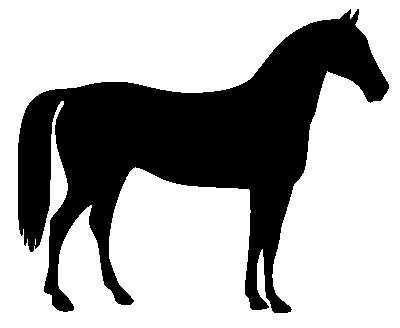
#> input picture experiments/EXP_ML_CLASSICAL_HYBRID_GEOMETRY_01/inputs/H01_horse/working.png, 400 x 328 px, found by its file name
$ python construct_geometry.py inputs/H01_horse/working.png
#> lines starting #> are read from the running program, lines starting #| are printed output that depends on the picture; after the words box and inside, x2 and y2 are one past the last pixel; in counts of white or black regions, pixels touching at a corner belong together
### experiments/EXP_RAW_FACE_JUNCTION_01/source_evidence_probe.py
# START CHANGE AGD-RAWFACE-SOURCE-EVIDENCE-PROBE | 2026-10-29T12:20:15Z | CREATED | Author: root
"""Fixed source-only evidence probe; no segmentation, references or geometry."""
from __future__ import annotations

import hashlib
import json
import time
from pathlib import Path

import numpy as np
from scipy.ndimage import distance_transform_edt
from skimage.color import rgb2lab
from skimage.feature import canny
from skimage.filters import sato

CONFIG = {
    'version': 'source_evidence_only_v1',
    'edge_sigmas': [0.6, 1.2],
    'low_threshold': 0.04,
    'high_threshold': 0.10,
    'use_quantiles': False,
    'mode': 'reflect',
    'persistence_distance_px': 1.0,
    'ridge_sigmas': [0.7, 1.2, 2.0],
    'dense_edge_fraction_warning': 0.15,
    'constructor_uses_labels_or_references': False,
    'output_is_reconstructed_geometry': False,
}


def _near(mask: np.ndarray, radius: float) -> np.ndarray:
    # scipy EDT on all-True arrays has implicit outside behavior; no support
    # must remain no support rather than creating evidence at array corners.
    if not mask.any():
        return np.zeros_like(mask, dtype=bool)
    return distance_transform_edt(~mask) <= radius


def extract(rgb: np.ndarray) -> tuple[dict[str, np.ndarray], dict]:
    """Extract fixed maps from native uint8 RGB. Never infer region ownership."""
    started = time.perf_counter()
    rgb = np.asarray(rgb)
    if rgb.dtype != np.uint8 or rgb.ndim != 3 or rgb.shape[-1] != 3:
        raise ValueError('Require native HxWx3 uint8 RGB')
    if min(rgb.shape[:2]) < 3:
        raise ValueError('Require at least three pixels per spatial dimension')
    lab = rgb2lab(rgb.astype(np.float64) / 255.0)
    normalized = lab / np.array([100.0, 128.0, 128.0])
    arrays = {}
    unions = []
    for scale_index, sigma in enumerate(CONFIG['edge_sigmas']):
        channels = []
        for channel in range(3):
            edge = canny(normalized[..., channel], sigma=sigma,
                         low_threshold=CONFIG['low_threshold'],
                         high_threshold=CONFIG['high_threshold'],
                         use_quantiles=False, mode='reflect')
            arrays[f'edge_scale_{scale_index}_channel_{channel}'] = edge
            channels.append(edge)
        union = np.logical_or.reduce(channels)
        arrays[f'edge_scale_{scale_index}'] = union
        unions.append(union)
    persistent = ((unions[0] & _near(unions[1], 1.0)) |
                  (unions[1] & _near(unions[0], 1.0)))
    arrays['persistent_edges'] = persistent
    luminance = normalized[..., 0]
    for polarity, black in [('dark', True), ('light', False)]:
        responses = []
        for index, sigma in enumerate(CONFIG['ridge_sigmas']):
            response = sato(luminance, sigmas=[sigma],
                            black_ridges=black, mode='reflect')
            arrays[f'ridge_{polarity}_scale_{index}'] = response.astype(np.float32)
            responses.append(response)
        arrays[f'ridge_{polarity}_maximum'] = np.maximum.reduce(responses).astype(np.float32)
    density = float(persistent.mean())
    metadata = {
        'config': CONFIG,
        'shape': list(rgb.shape),
        'rgb_array_sha256': hashlib.sha256(rgb.tobytes()).hexdigest(),
        'persistent_edge_pixels': int(persistent.sum()),
        'persistent_edge_fraction': density,
        'clutter_warning': density > CONFIG['dense_edge_fraction_warning'],
        'ridge_maxima': {p: float(arrays[f'ridge_{p}_maximum'].max())
                         for p in ['dark', 'light']},
        'wall_seconds': time.perf_counter() - started,
        'limitations': [
            'Evidence maps are not recovered curves, regions or physical boundaries.',
            'Canny output is pixel-indexed; subpixel localization is not implemented.',
            'Sato intensity ridges may be shading and do not establish width or topology.',
            'Chromatic ridges without luminance contrast can be missed by Sato.',
            'No threshold tuning or postprocessing to improve benchmark scores.',
        ],
    }
    return arrays, metadata


# [24 lines left out: function save, not called in this run]
    # The per-image maximum is an explicit display scale, never calibrated confidence.


# [7 lines that do not run on import are left out]

# END CHANGE AGD-RAWFACE-SOURCE-EVIDENCE-PROBE | 2026-10-29T12:20:15Z | CREATED | Author: root

### experiments/EXP_ML_CLASSICAL_HYBRID_GEOMETRY_01/construct_geometry.py
# START CHANGE AGD-ML-PACKAGE | 2026-10-30T08:17:45Z | CREATED | Author: root
"""Frozen common evidence-to-open-curve control. No evaluator imports."""
import os
os.environ['OPENBLAS_NUM_THREADS']='1'
os.environ['OMP_NUM_THREADS']='1'
from pathlib import Path
import sys,json,time,hashlib,shutil,collections
R=Path(os.environ.get('AGD_REPO',r'C:\Users\Mohamed\Desktop\AiGraphicDesigner'))
E=R/'experiments/EXP_ML_CLASSICAL_HYBRID_GEOMETRY_01';W=Path(os.environ.get('AGD_WORK',str(Path.cwd()/'work')))
sys.path[:0]=[str(R/'experiments/EXP_EXPORTER_DISCOVERY_01'),str(R/'experiments/EXP_RAW_FACE_JUNCTION_01'),str(W/'ml_geometry/fitting_control'),str(W/'geometry-deps')]
import numpy as np
from PIL import Image
from scipy import ndimage
from skimage.filters import apply_hysteresis_threshold
from skimage.morphology import skeletonize
from discovery_strokes import _trace,_fit
from source_evidence_probe import extract
from svg_exporter import svg_graph
from stable_fit import fit,flatten

def paths(case):
    base=W/'ml_geometry/local_only'/case if case=='fine_features' else E/'results'/case
    source=(W/'ml_geometry/local_only'/case if case=='fine_features' else E/'inputs'/case)/'working.png'
    return base,source

def chain_graph(curves,width,height):
    chains=[]
    for i,item in enumerate(curves):
        cc=np.asarray(item['curves'])
        chains.append({'id':i,'closed':bool(np.array_equal(cc[0,0],cc[-1,-1])),'adjacent_face_labels':[1,2],
                       'segments':[dict(type='C',**{k:p.tolist() for k,p in zip(['p0','p1','p2','p3'],c)}) for c in cc]})
    return {'width':width,'height':height,'chains':chains,'faces':{}}

def build(case):
#> called with case = 'inputs/H01_horse/working.png'
    base,source=paths(case);rgb=np.asarray(Image.open(source).convert('RGB'));h,w=rgb.shape[:2]
#> in build, rgb is the input picture: shape (328, 400, 3); 66.9% white; 1 black region, box (x1, y1, x2, y2) and area: (18, 9, 389, 313) 43412
#> after `h, w = rgb.shape[:2]`: h = 328; w = 400
    old=R/'experiments/EXP_RAW_FACE_JUNCTION_01/results'/case/'source_probe/source_evidence.npz'
    if case=='fine_features':old=W/'raw_face_junction/external_results/fine_features/source_probe/source_evidence.npz'
    if old.exists():classical=np.load(old)['persistent_edges'];origin=str(old)
    else:
        arrays,_=extract(rgb);classical=arrays['persistent_edges'];origin='unchanged historical extract(rgb)'
#> in extract, `lab = rgb2lab(rgb.astype(np.float64) / 255.0)`: lab: shape (328, 400, 3) float64; mean of channels 0, 1, 2 66.9, 0, 0
#> in extract, `normalized = lab / np.array([100.0, 128.0, 128.0])`: normalized: shape (328, 400, 3) float64; mean of channels 0, 1, 2 0.669, -1.28e-05, 2.43e-05
#> after the loop in extract, `for scale_index, sigma in enumerate(CONFIG['edge_sigmas']):`: arrays = 8 items; unions = 2 items
#> in _near, `return distance_transform_edt(~mask) <= radius`:
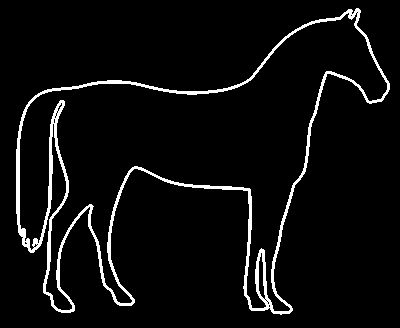
#> returned value: shape (328, 400) bool; 5.1% white; 1 white region, box (x1, y1, x2, y2) and area: (16, 8, 390, 315) 6688
#> call 2 of _near, with radius = 1
#> in _near (call 2), `return distance_transform_edt(~mask) <= radius`:
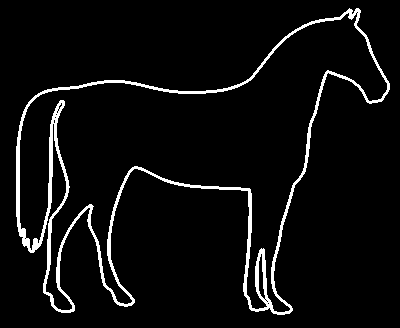
#> returned value: shape (328, 400) bool; 5.2% white; 1 white region, box (x1, y1, x2, y2) and area: (16, 8, 390, 315) 6815
#> in extract, `persistent = ((unions[0] & _near(unions[1], 1.0)) | (unions[1] & _near..`:
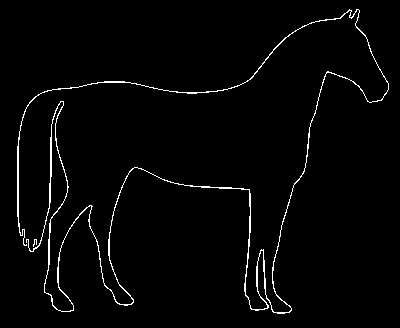
#> persistent: shape (328, 400) bool; 2.2% white in thin lines or dots, all inside (x1, y1, x2, y2) = (17, 9, 389, 314)
#> after the loop in extract, `for polarity, black in [('dark', True), ('light', False)]:`: arrays = 17 items
#> in extract, `density = float(persistent.mean())`: density = 0.0215
#> after `arrays, _ = extract(rgb)`: arrays = 17 items
#> (the run stopped early here; a loop or call above may not have finished)
